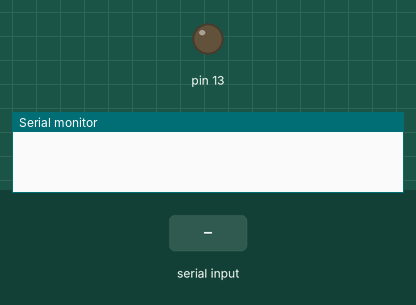
Simulated run of this sketch. Board: Arduino Uno, built with avr-gcc and run on an emulated ATmega328P. Parts: output pins drawn as LEDs (lit = HIGH), the last lines printed to the serial monitor. The test bench sets the inputs (shaded band).

Above: at 1.2 s.
1.3 s: "1\n" received over Serial
At 1.7 s:
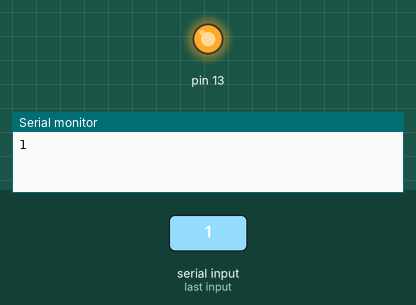
2.8 s: "0\n" received over Serial
At 4.1 s:
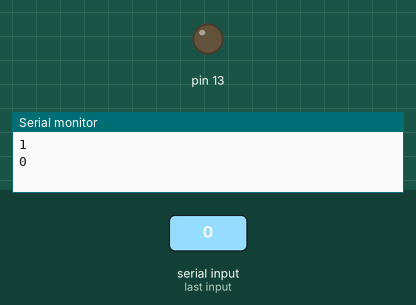
Timing chart, 0 to 5.8 s (numbered marks = the images above; inputs shaded):
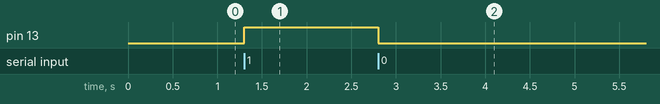

Measured:
- after the input at 1.3 s, pin 13: LOW → HIGH at once
- after the input at 2.8 s, pin 13: HIGH → LOW at once

The sketch:

arduino_bluethooth.ino
```cpp
char Incoming_value = 0;
void setup() {
  Serial.begin(9600);
  pinMode(13, OUTPUT);
}
// put your setup code here, to run once:
void loop() {
  if (Serial.available() > 0) {
  Incoming_value = Serial.read();
  Serial.print(Incoming_value);
  Serial.print("\n");
  if(Incoming_value == '1')
   digitalWrite(13, HIGH);
   else if(Incoming_value == '0')
   digitalWrite(13, LOW);
 }

}

// put your main code here, to run repeatedly:
```
